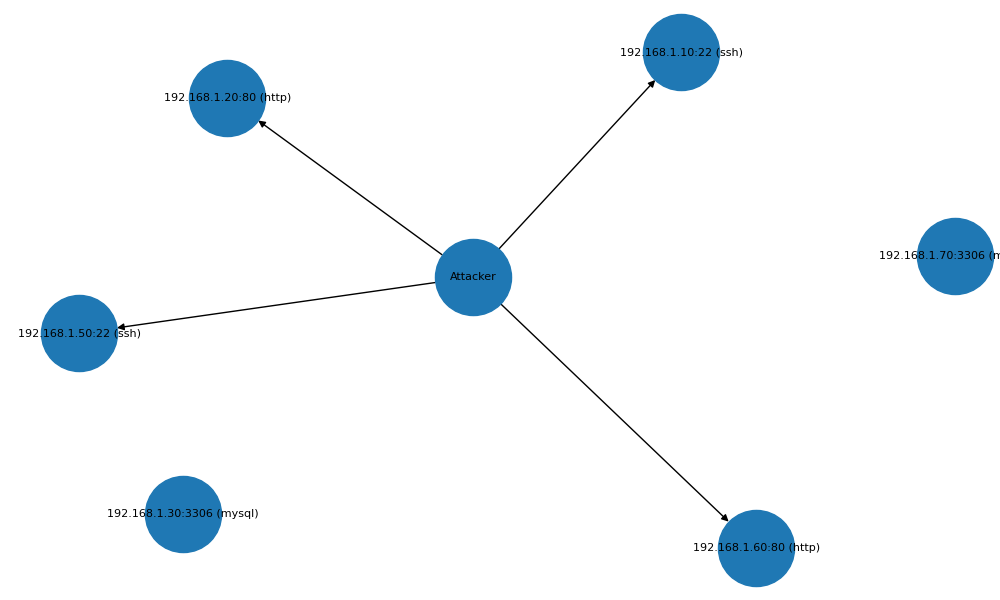

Write the Python code that produced this figure.
import networkx as nx
import matplotlib.pyplot as plt


def generate_attack_graph(vulnerabilities):
    graph = nx.DiGraph()

    graph.add_node("Attacker")

    for vuln in vulnerabilities:
        asset = vuln["asset"]
        service = vuln["service"]
        severity = vuln["severity"]

        node_name = f"{asset}:{vuln['port']} ({service})"

        graph.add_node(node_name)

        if severity in ["HIGH", "CRITICAL"]:
            graph.add_edge("Attacker", node_name)

    plt.figure(figsize=(10, 6))
    pos = nx.spring_layout(graph)

    nx.draw(
        graph,
        pos,
        with_labels=True,
        node_size=3000,
        font_size=8,
        arrows=True
    )

    image_path = "attack_graph.png"
    plt.savefig(image_path)
    plt.close()

    return image_path
